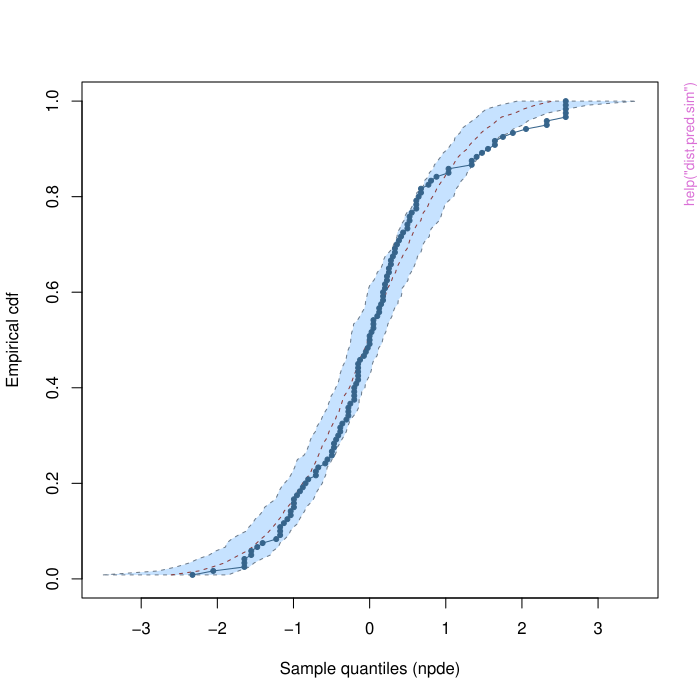

Generate this figure with R:
pkgname <- "Pmetrics"
source(file.path(R.home("share"), "R", "examples-header.R"))
options(warn = 1)
base::assign(".ExTimings", "Pmetrics-Ex.timings", pos = 'CheckExEnv')
base::cat("name\tuser\tsystem\telapsed\n", file=base::get(".ExTimings", pos = 'CheckExEnv'))
base::assign(".format_ptime",
function(x) {
  if(!is.na(x[4L])) x[1L] <- x[1L] + x[4L]
  if(!is.na(x[5L])) x[2L] <- x[2L] + x[5L]
  options(OutDec = '.')
  format(x[1L:3L], digits = 7L)
},
pos = 'CheckExEnv')

### * </HEADER>
library('Pmetrics')

base::assign(".oldSearch", base::search(), pos = 'CheckExEnv')
base::assign(".old_wd", base::getwd(), pos = 'CheckExEnv')
cleanEx()
nameEx("NpdeData-class")
### * NpdeData-class

flush(stderr()); flush(stdout())

base::assign(".ptime", proc.time(), pos = "CheckExEnv")
### Name: NpdeData-class
### Title: Class "NpdeData" representing the structure of the longitudinal
###   data
### Aliases: NpdeData-class NpdeData show,NpdeData-method
###   print,NpdeData-method summary,NpdeData-method [,NpdeData-method
###   [<-,NpdeData-method
### Keywords: classes

### ** Examples


methods(class="NpdeData")

showClass("NpdeData")




base::assign(".dptime", (proc.time() - get(".ptime", pos = "CheckExEnv")), pos = "CheckExEnv")
base::cat("NpdeData-class", base::get(".format_ptime", pos = 'CheckExEnv')(get(".dptime", pos = "CheckExEnv")), "\n", file=base::get(".ExTimings", pos = 'CheckExEnv'), append=TRUE, sep="\t")
cleanEx()
nameEx("NpdeObject-class")
### * NpdeObject-class

flush(stderr()); flush(stdout())

base::assign(".ptime", proc.time(), pos = "CheckExEnv")
### Name: NpdeObject-class
### Title: Class "NpdeObject"
### Aliases: NpdeObject-class NpdeObject NpdeObject-class,
###   show,NpdeObject-method print,NpdeObject-method
###   showall,NpdeObject-method summary,NpdeObject-method
###   test,NpdeObject-method [,NpdeObject-method [<-,NpdeObject-method
###   npde.main,NpdeObject npde.save,NpdeObject npde.graphs,NpdeObject
###   plot,NpdeObject
### Keywords: classes

### ** Examples


methods(class="NpdeObject")

showClass("NpdeObject")




base::assign(".dptime", (proc.time() - get(".ptime", pos = "CheckExEnv")), pos = "CheckExEnv")
base::cat("NpdeObject-class", base::get(".format_ptime", pos = 'CheckExEnv')(get(".dptime", pos = "CheckExEnv")), "\n", file=base::get(".ExTimings", pos = 'CheckExEnv'), append=TRUE, sep="\t")
cleanEx()
nameEx("NpdeRes-class")
### * NpdeRes-class

flush(stderr()); flush(stdout())

base::assign(".ptime", proc.time(), pos = "CheckExEnv")
### Name: NpdeRes-class
### Title: Class "NpdeRes"
### Aliases: NpdeRes-class NpdeRes NpdeRes-class, show,NpdeRes-method
###   print,NpdeRes-method showall,NpdeRes-method summary,NpdeRes-method
###   test,NpdeRes-method [,NpdeRes-method [<-,NpdeRes-method
### Keywords: classes internal

### ** Examples


data(theopp)

methods(class="NpdeRes")

showClass("NpdeRes")




base::assign(".dptime", (proc.time() - get(".ptime", pos = "CheckExEnv")), pos = "CheckExEnv")
base::cat("NpdeRes-class", base::get(".format_ptime", pos = 'CheckExEnv')(get(".dptime", pos = "CheckExEnv")), "\n", file=base::get(".ExTimings", pos = 'CheckExEnv'), append=TRUE, sep="\t")
cleanEx()
nameEx("NpdeSimData-class")
### * NpdeSimData-class

flush(stderr()); flush(stdout())

base::assign(".ptime", proc.time(), pos = "CheckExEnv")
### Name: NpdeSimData-class
### Title: Class "NpdeSimData" representing the structure of the
###   longitudinal data
### Aliases: NpdeSimData-class NpdeSimData show,NpdeSimData-method
###   [,NpdeSimData-method [<-,NpdeSimData-method
### Keywords: classes

### ** Examples


showClass("NpdeSimData")




base::assign(".dptime", (proc.time() - get(".ptime", pos = "CheckExEnv")), pos = "CheckExEnv")
base::cat("NpdeSimData-class", base::get(".format_ptime", pos = 'CheckExEnv')(get(".dptime", pos = "CheckExEnv")), "\n", file=base::get(".ExTimings", pos = 'CheckExEnv'), append=TRUE, sep="\t")
cleanEx()
nameEx("PMcheck")
### * PMcheck

flush(stderr()); flush(stdout())

base::assign(".ptime", proc.time(), pos = "CheckExEnv")
### Name: PMcheck
### Title: Check Pmetrics Inputs for Errors
### Aliases: PMcheck

### ** Examples

## Not run: 
##D data(PMex3)
##D err <- PMcheck(badData)
##D #look at the errors.xlsx file in the working directory
##D #try to automatically fix what can be fixed
##D goodData <- PMcheck(badData,fix=T)
##D PMcheck(goodData)
##D #you have to fix manually problems which require data entry
## End(Not run)



base::assign(".dptime", (proc.time() - get(".ptime", pos = "CheckExEnv")), pos = "CheckExEnv")
base::cat("PMcheck", base::get(".format_ptime", pos = 'CheckExEnv')(get(".dptime", pos = "CheckExEnv")), "\n", file=base::get(".ExTimings", pos = 'CheckExEnv'), append=TRUE, sep="\t")
cleanEx()
nameEx("PMnews")
### * PMnews

flush(stderr()); flush(stdout())

base::assign(".ptime", proc.time(), pos = "CheckExEnv")
### Name: PMnews
### Title: Pmetrics changelog
### Aliases: PMnews

### ** Examples

PMnews()



base::assign(".dptime", (proc.time() - get(".ptime", pos = "CheckExEnv")), pos = "CheckExEnv")
base::cat("PMnews", base::get(".format_ptime", pos = 'CheckExEnv')(get(".dptime", pos = "CheckExEnv")), "\n", file=base::get(".ExTimings", pos = 'CheckExEnv'), append=TRUE, sep="\t")
cleanEx()
nameEx("PMtree")
### * PMtree

flush(stderr()); flush(stdout())

base::assign(".ptime", proc.time(), pos = "CheckExEnv")
### Name: PMtree
### Title: Create a new Pmetrics folder tree
### Aliases: PMtree

### ** Examples

PMtree("DrugX")



base::assign(".dptime", (proc.time() - get(".ptime", pos = "CheckExEnv")), pos = "CheckExEnv")
base::cat("PMtree", base::get(".format_ptime", pos = 'CheckExEnv')(get(".dptime", pos = "CheckExEnv")), "\n", file=base::get(".ExTimings", pos = 'CheckExEnv'), append=TRUE, sep="\t")
cleanEx()
nameEx("PMwriteMatrix")
### * PMwriteMatrix

flush(stderr()); flush(stdout())

base::assign(".ptime", proc.time(), pos = "CheckExEnv")
### Name: PMwriteMatrix
### Title: Write a Pmetrics .csv Matrix File
### Aliases: PMwriteMatrix

### ** Examples

## Not run: 
##D data <- PMreadMatrix(paste(.libPaths(),"/Pmetrics/example/NPAG/PMex1.csv",sep=""))
##D data
##D #write to the current directory
##D PMwriteMatrix(data,"PMex1.csv")
## End(Not run)



base::assign(".dptime", (proc.time() - get(".ptime", pos = "CheckExEnv")), pos = "CheckExEnv")
base::cat("PMwriteMatrix", base::get(".format_ptime", pos = 'CheckExEnv')(get(".dptime", pos = "CheckExEnv")), "\n", file=base::get(".ExTimings", pos = 'CheckExEnv'), append=TRUE, sep="\t")
cleanEx()
nameEx("SIMrun")
### * SIMrun

flush(stderr()); flush(stdout())

base::assign(".ptime", proc.time(), pos = "CheckExEnv")
### Name: SIMrun
### Title: Run the Pmetrics Simulator
### Aliases: SIMrun

### ** Examples

## Not run: 
##D wd <- getwd()
##D #make 1 lognormal distribution for each parameter
##D weights <- 1
##D mean <- log(c(0.7,0.05,100))
##D cov <- matrix(rep(0,length(mean)**2),ncol=length(mean))
##D diag(cov) <- (c(0.15,0.15,0.15)*mean)**2
##D #make the prior for the simulation
##D poppar <- list(weights,mean,cov)
##D setwd(paste(normalizePath(get("PmetricsPath",envir=PMenv),winslash="/"),"/Pmetrics/example/Sim",sep=""))
##D #run simulation
##D SIMrun(poppar,"temp1.csv",nsim=15,model="model1.for",obsNoise=c(0.02,0.1,0,0),makecsv="PMex1.csv",outname="example",clean=T)
##D #extract results of simulation
##D simout <- SIMparse("example1.txt")
##D file.remove("example1.txt")
##D #plot simulated profiles (use help(plot.PMsim) for more information)
##D plot(simout,ci=0,probs=NA,x.qlab=0.75,log=T,col="red",lwd=2,pch=NA,join=T)
##D setwd(wd)
## End(Not run)



base::assign(".dptime", (proc.time() - get(".ptime", pos = "CheckExEnv")), pos = "CheckExEnv")
base::cat("SIMrun", base::get(".format_ptime", pos = 'CheckExEnv')(get(".dptime", pos = "CheckExEnv")), "\n", file=base::get(".ExTimings", pos = 'CheckExEnv'), append=TRUE, sep="\t")
cleanEx()
nameEx("dist.pred.sim")
### * dist.pred.sim

flush(stderr()); flush(stdout())

base::assign(".ptime", proc.time(), pos = "CheckExEnv")
### Name: dist.pred.sim
### Title: Compute distribution of pd/npde using simulations
### Aliases: dist.pred.sim calcnpde.sim

### ** Examples


data(theopp)
data(simtheopp)
x<-autonpde(theopp,simtheopp,1,3,4,boolsave=FALSE)
# Use random samples from N(0,1) to obtain a prediction interval on the empirical cdf of the npde
plot(x,plot.type="ecdf",bands=TRUE,approx.pi=TRUE)
# defaults to computing the pd and npde for 100 simulated datasets (in the theophylline example, this uses all the simulated datasets)
x<-dist.pred.sim(x)
# Use the npde from the simulated datasets to obtain a prediction interval on the empirical cdf
plot(x,plot.type="ecdf",bands=TRUE,approx.pi=FALSE)



base::assign(".dptime", (proc.time() - get(".ptime", pos = "CheckExEnv")), pos = "CheckExEnv")
base::cat("dist.pred.sim", base::get(".format_ptime", pos = 'CheckExEnv')(get(".dptime", pos = "CheckExEnv")), "\n", file=base::get(".ExTimings", pos = 'CheckExEnv'), append=TRUE, sep="\t")
cleanEx()
nameEx("gof.test")
### * gof.test

flush(stderr()); flush(stdout())

base::assign(".ptime", proc.time(), pos = "CheckExEnv")
### Name: gof.test
### Title: Test on npde or pd
### Aliases: gof.test gof.test.NpdeObject gof.test.numeric gof.test.NpdeRes
###   print.gof.test
### Keywords: test

### ** Examples


data(theopp)




base::assign(".dptime", (proc.time() - get(".ptime", pos = "CheckExEnv")), pos = "CheckExEnv")
base::cat("gof.test", base::get(".format_ptime", pos = 'CheckExEnv')(get(".dptime", pos = "CheckExEnv")), "\n", file=base::get(".ExTimings", pos = 'CheckExEnv'), append=TRUE, sep="\t")
cleanEx()
nameEx("kurtosis")
### * kurtosis

flush(stderr()); flush(stdout())

base::assign(".ptime", proc.time(), pos = "CheckExEnv")
### Name: kurtosis
### Title: Kurtosis
### Aliases: kurtosis
### Keywords: univar

### ** Examples


x <- rnorm(100)
kurtosis(x)



base::assign(".dptime", (proc.time() - get(".ptime", pos = "CheckExEnv")), pos = "CheckExEnv")
base::cat("kurtosis", base::get(".format_ptime", pos = 'CheckExEnv')(get(".dptime", pos = "CheckExEnv")), "\n", file=base::get(".ExTimings", pos = 'CheckExEnv'), append=TRUE, sep="\t")
cleanEx()
nameEx("makeAUC")
### * makeAUC

flush(stderr()); flush(stdout())

base::assign(".ptime", proc.time(), pos = "CheckExEnv")
### Name: makeAUC
### Title: Calculation of AUCs
### Aliases: makeAUC

### ** Examples

data(PMex1)
op <- makeOP(NPdata.1)
makeAUC(op)



base::assign(".dptime", (proc.time() - get(".ptime", pos = "CheckExEnv")), pos = "CheckExEnv")
base::cat("makeAUC", base::get(".format_ptime", pos = 'CheckExEnv')(get(".dptime", pos = "CheckExEnv")), "\n", file=base::get(".ExTimings", pos = 'CheckExEnv'), append=TRUE, sep="\t")
cleanEx()
nameEx("makeCov")
### * makeCov

flush(stderr()); flush(stdout())

base::assign(".ptime", proc.time(), pos = "CheckExEnv")
### Name: makeCov
### Title: Extract covariate data
### Aliases: makeCov

### ** Examples

data(PMex1)
cov <- makeCov(NPdata.1)
cov
names(cov)



base::assign(".dptime", (proc.time() - get(".ptime", pos = "CheckExEnv")), pos = "CheckExEnv")
base::cat("makeCov", base::get(".format_ptime", pos = 'CheckExEnv')(get(".dptime", pos = "CheckExEnv")), "\n", file=base::get(".ExTimings", pos = 'CheckExEnv'), append=TRUE, sep="\t")
cleanEx()
nameEx("makeCycle")
### * makeCycle

flush(stderr()); flush(stdout())

base::assign(".ptime", proc.time(), pos = "CheckExEnv")
### Name: makeCycle
### Title: Summarize Pmetrics Run Cycle Information
### Aliases: makeCycle

### ** Examples

data(PMex1)
cycle <- makeCycle(NPdata.1)
cycle
names(cycle)



base::assign(".dptime", (proc.time() - get(".ptime", pos = "CheckExEnv")), pos = "CheckExEnv")
base::cat("makeCycle", base::get(".format_ptime", pos = 'CheckExEnv')(get(".dptime", pos = "CheckExEnv")), "\n", file=base::get(".ExTimings", pos = 'CheckExEnv'), append=TRUE, sep="\t")
cleanEx()
nameEx("makeErrorPoly")
### * makeErrorPoly

flush(stderr()); flush(stdout())

base::assign(".ptime", proc.time(), pos = "CheckExEnv")
### Name: makeErrorPoly
### Title: Assay error polynomial coefficients
### Aliases: makeErrorPoly

### ** Examples

makeErrorPoly(obs=c(0,5,50,100,250,500,1000),sd=c(1,0.4,4.5,12,34,60,190))



base::assign(".dptime", (proc.time() - get(".ptime", pos = "CheckExEnv")), pos = "CheckExEnv")
base::cat("makeErrorPoly", base::get(".format_ptime", pos = 'CheckExEnv')(get(".dptime", pos = "CheckExEnv")), "\n", file=base::get(".ExTimings", pos = 'CheckExEnv'), append=TRUE, sep="\t")
cleanEx()
nameEx("makeFinal")
### * makeFinal

flush(stderr()); flush(stdout())

base::assign(".ptime", proc.time(), pos = "CheckExEnv")
### Name: makeFinal
### Title: Summarize NPAG or IT2B Final Cycle Population Values
### Aliases: makeFinal

### ** Examples

data(PMex1)
final <- makeFinal(NPdata.1)
final
names(final)



base::assign(".dptime", (proc.time() - get(".ptime", pos = "CheckExEnv")), pos = "CheckExEnv")
base::cat("makeFinal", base::get(".format_ptime", pos = 'CheckExEnv')(get(".dptime", pos = "CheckExEnv")), "\n", file=base::get(".ExTimings", pos = 'CheckExEnv'), append=TRUE, sep="\t")
cleanEx()
nameEx("makeOP")
### * makeOP

flush(stderr()); flush(stdout())

base::assign(".ptime", proc.time(), pos = "CheckExEnv")
### Name: makeOP
### Title: Generated observed vs. predicted data
### Aliases: makeOP

### ** Examples

data(PMex1)
op <- makeOP(NPdata.1)
op
names(op)
summary(op)



base::assign(".dptime", (proc.time() - get(".ptime", pos = "CheckExEnv")), pos = "CheckExEnv")
base::cat("makeOP", base::get(".format_ptime", pos = 'CheckExEnv')(get(".dptime", pos = "CheckExEnv")), "\n", file=base::get(".ExTimings", pos = 'CheckExEnv'), append=TRUE, sep="\t")
cleanEx()
nameEx("npde")
### * npde

flush(stderr()); flush(stdout())

base::assign(".ptime", proc.time(), pos = "CheckExEnv")
### Name: npde
### Title: Compute normalised prediction distribution errors
### Aliases: npde autonpde
### Keywords: models

### ** Examples


data(theopp)
data(simtheopp)

# Calling autonpde with dataframes

x<-autonpde(theopp,simtheopp,1,3,4,boolsave=FALSE)
x

# Calling autonpde with names of files to be read from disk

write.table(theopp,"theopp.tab",quote=FALSE,row.names=FALSE)
write.table(simtheopp,"simtheopp.tab",quote=FALSE,row.names=FALSE)
x<-autonpde(namobs="theopp.tab", namsim="simtheopp.tab", iid = 1,
ix = 3, iy = 4, imdv=0, boolsave = FALSE)

head(x["results"]["res"])




base::assign(".dptime", (proc.time() - get(".ptime", pos = "CheckExEnv")), pos = "CheckExEnv")
base::cat("npde", base::get(".format_ptime", pos = 'CheckExEnv')(get(".dptime", pos = "CheckExEnv")), "\n", file=base::get(".ExTimings", pos = 'CheckExEnv'), append=TRUE, sep="\t")
cleanEx()
nameEx("npdeData")
### * npdeData

flush(stderr()); flush(stdout())

base::assign(".ptime", proc.time(), pos = "CheckExEnv")
### Name: npdeData
### Title: Creates a NpdeData object
### Aliases: npdeData
### Keywords: models

### ** Examples


data(theopp)

x<-npdeData(theopp) # Automatic detection
print(x)
x<-npdeData(theopp,name.group="ID",name.predictor="Time",name.response="Conc", 
name.covariates=c("Wt"),units=list(x="hr",y="mg/L",covariates="kg")) # Explicit
print(x)
plot(x)



base::assign(".dptime", (proc.time() - get(".ptime", pos = "CheckExEnv")), pos = "CheckExEnv")
base::cat("npdeData", base::get(".format_ptime", pos = 'CheckExEnv')(get(".dptime", pos = "CheckExEnv")), "\n", file=base::get(".ExTimings", pos = 'CheckExEnv'), append=TRUE, sep="\t")
cleanEx()
nameEx("plot.NpdeData")
### * plot.NpdeData

flush(stderr()); flush(stdout())

base::assign(".ptime", proc.time(), pos = "CheckExEnv")
### Name: plot.NpdeData
### Title: Plots a NpdeData object
### Aliases: plot.NpdeData
### Keywords: plot

### ** Examples


data(theopp)

x<-npdeData(theopp,name.group="ID",name.predictor="Time",name.response="Conc", 
name.covariates=c("Wt"),units=list(x="hr",y="mg/L",covariates="kg"))
plot(x)




base::assign(".dptime", (proc.time() - get(".ptime", pos = "CheckExEnv")), pos = "CheckExEnv")
base::cat("plot.NpdeData", base::get(".format_ptime", pos = 'CheckExEnv')(get(".dptime", pos = "CheckExEnv")), "\n", file=base::get(".ExTimings", pos = 'CheckExEnv'), append=TRUE, sep="\t")
cleanEx()
nameEx("plot.NpdeObject")
### * plot.NpdeObject

flush(stderr()); flush(stdout())

base::assign(".ptime", proc.time(), pos = "CheckExEnv")
### Name: plot.NpdeObject
### Title: Plots a NpdeObject object
### Aliases: plot.NpdeObject
### Keywords: plot

### ** Examples


data(theopp)
data(simtheopp)

x<-autonpde(theopp,simtheopp,iid="ID",ix="Time", iy="Conc", boolsave=FALSE)
plot(x)




base::assign(".dptime", (proc.time() - get(".ptime", pos = "CheckExEnv")), pos = "CheckExEnv")
base::cat("plot.NpdeObject", base::get(".format_ptime", pos = 'CheckExEnv')(get(".dptime", pos = "CheckExEnv")), "\n", file=base::get(".ExTimings", pos = 'CheckExEnv'), append=TRUE, sep="\t")
cleanEx()
nameEx("plot.NpdeRes")
### * plot.NpdeRes

flush(stderr()); flush(stdout())

base::assign(".ptime", proc.time(), pos = "CheckExEnv")
### Name: plot.NpdeRes
### Title: Plots a NpdeRes object
### Aliases: plot.NpdeRes
### Keywords: internal plot

### ** Examples


data(theopp)




base::assign(".dptime", (proc.time() - get(".ptime", pos = "CheckExEnv")), pos = "CheckExEnv")
base::cat("plot.NpdeRes", base::get(".format_ptime", pos = 'CheckExEnv')(get(".dptime", pos = "CheckExEnv")), "\n", file=base::get(".ExTimings", pos = 'CheckExEnv'), append=TRUE, sep="\t")
cleanEx()
nameEx("plot.PMcov")
### * plot.PMcov

flush(stderr()); flush(stdout())

base::assign(".ptime", proc.time(), pos = "CheckExEnv")
### Name: plot.PMcov
### Title: Plot Pmetrics Covariate objects
### Aliases: plot.PMcov

### ** Examples

data(PMex1)
plot(cov.1,V~wt)



base::assign(".dptime", (proc.time() - get(".ptime", pos = "CheckExEnv")), pos = "CheckExEnv")
base::cat("plot.PMcov", base::get(".format_ptime", pos = 'CheckExEnv')(get(".dptime", pos = "CheckExEnv")), "\n", file=base::get(".ExTimings", pos = 'CheckExEnv'), append=TRUE, sep="\t")
cleanEx()
nameEx("plot.PMcycle")
### * plot.PMcycle

flush(stderr()); flush(stdout())

base::assign(".ptime", proc.time(), pos = "CheckExEnv")
### Name: plot.PMcycle
### Title: Plot NPAG Cycle Information
### Aliases: plot.PMcycle

### ** Examples

data(PMex1)
plot(cycle.1)
plot(cycle.1,omit=0)



base::assign(".dptime", (proc.time() - get(".ptime", pos = "CheckExEnv")), pos = "CheckExEnv")
base::cat("plot.PMcycle", base::get(".format_ptime", pos = 'CheckExEnv')(get(".dptime", pos = "CheckExEnv")), "\n", file=base::get(".ExTimings", pos = 'CheckExEnv'), append=TRUE, sep="\t")
cleanEx()
nameEx("plot.PMfinal")
### * plot.PMfinal

flush(stderr()); flush(stdout())

base::assign(".ptime", proc.time(), pos = "CheckExEnv")
### Name: plot.PMfinal
### Title: Plot Pmetrics Final Cycle Parameter Value Distributions
### Aliases: plot.PMfinal

### ** Examples

data(PMex1)
plot(final.1)



base::assign(".dptime", (proc.time() - get(".ptime", pos = "CheckExEnv")), pos = "CheckExEnv")
base::cat("plot.PMfinal", base::get(".format_ptime", pos = 'CheckExEnv')(get(".dptime", pos = "CheckExEnv")), "\n", file=base::get(".ExTimings", pos = 'CheckExEnv'), append=TRUE, sep="\t")
cleanEx()
nameEx("plot.PMmatrix")
### * plot.PMmatrix

flush(stderr()); flush(stdout())

base::assign(".ptime", proc.time(), pos = "CheckExEnv")
### Name: plot.PMmatrix
### Title: Plot PMmatrix Time-Output Data
### Aliases: plot.PMmatrix

### ** Examples

data(PMex1)
plot(mdata.1)



base::assign(".dptime", (proc.time() - get(".ptime", pos = "CheckExEnv")), pos = "CheckExEnv")
base::cat("plot.PMmatrix", base::get(".format_ptime", pos = 'CheckExEnv')(get(".dptime", pos = "CheckExEnv")), "\n", file=base::get(".ExTimings", pos = 'CheckExEnv'), append=TRUE, sep="\t")
cleanEx()
nameEx("plot.PMop")
### * plot.PMop

flush(stderr()); flush(stdout())

base::assign(".ptime", proc.time(), pos = "CheckExEnv")
### Name: plot.PMop
### Title: Plot Pmetrics Observed vs. Predicted Objects
### Aliases: plot.PMop

### ** Examples

data(PMex1)
plot(op.1)



base::assign(".dptime", (proc.time() - get(".ptime", pos = "CheckExEnv")), pos = "CheckExEnv")
base::cat("plot.PMop", base::get(".format_ptime", pos = 'CheckExEnv')(get(".dptime", pos = "CheckExEnv")), "\n", file=base::get(".ExTimings", pos = 'CheckExEnv'), append=TRUE, sep="\t")
cleanEx()
nameEx("skewness")
### * skewness

flush(stderr()); flush(stdout())

base::assign(".ptime", proc.time(), pos = "CheckExEnv")
### Name: skewness
### Title: Skewness
### Aliases: skewness
### Keywords: univar

### ** Examples


x <- rnorm(100)
skewness(x)




base::assign(".dptime", (proc.time() - get(".ptime", pos = "CheckExEnv")), pos = "CheckExEnv")
base::cat("skewness", base::get(".format_ptime", pos = 'CheckExEnv')(get(".dptime", pos = "CheckExEnv")), "\n", file=base::get(".ExTimings", pos = 'CheckExEnv'), append=TRUE, sep="\t")
cleanEx()
nameEx("summary.PMfinal")
### * summary.PMfinal

flush(stderr()); flush(stdout())

base::assign(".ptime", proc.time(), pos = "CheckExEnv")
### Name: summary.PMfinal
### Title: Summary Statistics for PMfinal Objects
### Aliases: summary.PMfinal

### ** Examples

data(PMex1)
final <- makeFinal(NPdata.1)
summary(final)



base::assign(".dptime", (proc.time() - get(".ptime", pos = "CheckExEnv")), pos = "CheckExEnv")
base::cat("summary.PMfinal", base::get(".format_ptime", pos = 'CheckExEnv')(get(".dptime", pos = "CheckExEnv")), "\n", file=base::get(".ExTimings", pos = 'CheckExEnv'), append=TRUE, sep="\t")
### * <FOOTER>
###
cleanEx()
options(digits = 7L)
base::cat("Time elapsed: ", proc.time() - base::get("ptime", pos = 'CheckExEnv'),"\n")
grDevices::dev.off()
###
### Local variables: ***
### mode: outline-minor ***
### outline-regexp: "\\(> \\)?### [*]+" ***
### End: ***
quit('no')
